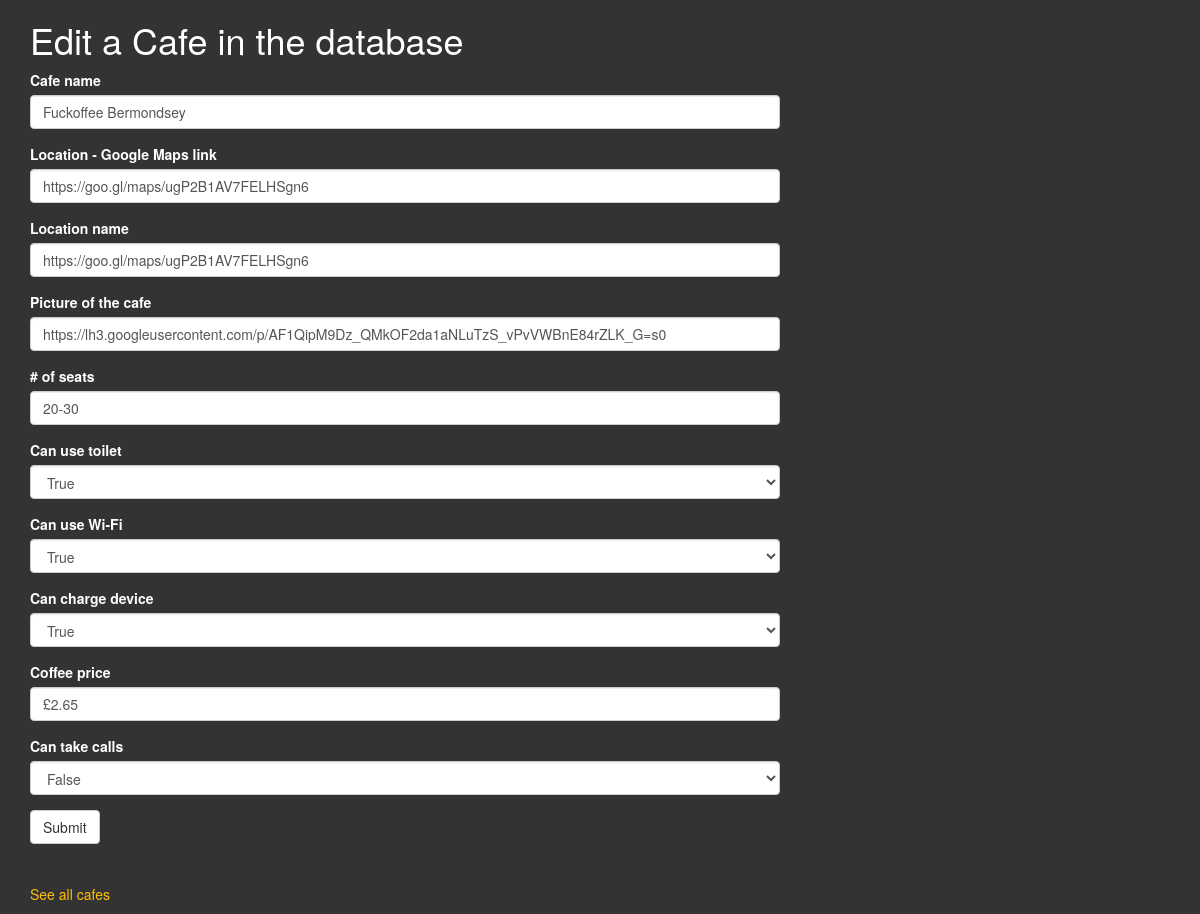
Screenshot of /edit/5 with the database file from the repository.
### main.py (models this page shows)
class Cafe(db_sqlalchemy.Model):
    id = db_sqlalchemy.Column(db_sqlalchemy.Integer, primary_key=True)
    name = db_sqlalchemy.Column(db_sqlalchemy.String(250), unique=True, nullable=False)
    map_url = db_sqlalchemy.Column(db_sqlalchemy.String(500), nullable=False)
    img_url = db_sqlalchemy.Column(db_sqlalchemy.String(500), nullable=False)
    location = db_sqlalchemy.Column(db_sqlalchemy.String(250), nullable=False)
    has_sockets = db_sqlalchemy.Column(db_sqlalchemy.Boolean, nullable=False)
    has_toilet = db_sqlalchemy.Column(db_sqlalchemy.Boolean, nullable=False)
    has_wifi = db_sqlalchemy.Column(db_sqlalchemy.Boolean, nullable=False)
    can_take_calls = db_sqlalchemy.Column(db_sqlalchemy.Boolean, nullable=False)
    seats = db_sqlalchemy.Column(db_sqlalchemy.String(250), nullable=False)
    coffee_price = db_sqlalchemy.Column(db_sqlalchemy.String(250), nullable=False)

### main.py (the view, shortened to what this page needs)
@app.route("/edit/<cafe_id>", methods=["GET", "POST"])
def edit_cafe(cafe_id):
    cafe_to_update = Cafe.query.get(cafe_id)
    form = CafeForm(can_take_calls=cafe_to_update.can_take_calls,
                    coffee_price=cafe_to_update.coffee_price,
                    has_sockets=cafe_to_update.has_sockets,
                    has_toilet=cafe_to_update.has_toilet,
                    has_wifi=cafe_to_update.has_wifi,
                    img_url=cafe_to_update.img_url,
                    location=cafe_to_update.map_url,
                    map_url=cafe_to_update.map_url,
                    name=cafe_to_update.name,
                    seats=cafe_to_update.seats)
    return render_template('edit.html', form=form, submitted=False)

### main.py
class CafeForm(FlaskForm):
    name = StringField('Cafe name', validators=[DataRequired()])
    map_url = StringField('Location - Google Maps link', validators=[DataRequired(), URL()])
    location = StringField('Location name', validators=[DataRequired()])
    img_url = StringField('Picture of the cafe', validators=[DataRequired(), URL()])
    seats = StringField('# of seats', validators=[DataRequired()])
    has_toilet = SelectField('Can use toilet', validators=[DataRequired()], choices=["True", "False"])
    has_wifi = SelectField('Can use Wi-Fi', validators=[DataRequired()], choices=["True", "False"])
    has_sockets = SelectField('Can charge device', validators=[DataRequired()], choices=["True", "False"])
    coffee_price = StringField('Coffee price', validators=[DataRequired()])
    can_take_calls = SelectField('Can take calls', validators=[DataRequired()], choices=["True", "False"])
    submit = SubmitField()

### templates/edit.html (shortened to what this page needs)
{% extends 'bootstrap/base.html' %}
{% import "bootstrap/wtf.html" as wtf %}
{% block styles %}
{{super()}}
<link rel="stylesheet" href="/static/css/styles.css">
{% endblock %}
{% block content %}
<div class="container">
  <div class="row">
    <div class="col-sm-12 col-md-8">
      <h1>Edit a Cafe in the database</h1>
      {{ wtf.quick_form(form, novalidate=True) }}
	  <p class="space-above"><a onclick='window.location.href="/cafes"'>See all cafes</a></p>
    </div>
  </div>
</div>
{% endblock %}

### static/css/styles.css (style rules this page uses)
body { background-color: #333; color: white; }
a { color: #ffc107; }
.space-above { margin-top: 20px; padding-top: 20px; }

### rows the page displays
Cafe: name "Fuckoffee Bermondsey", map_url "https://goo.gl/maps/ugP2B1AV7FELHSgn6", location "https://goo.gl/maps/ugP2B1AV7FELHSgn6", img_url "https://lh3.googleusercontent.com/p/AF1QipM9Dz_QMkOF2da1aNLuTzS_vPvVWBnE84rZLK_G=s0", seats "20-30", has_toilet "True", has_wifi "True", has_sockets "True", coffee_price "£2.65", can_take_calls "False"
